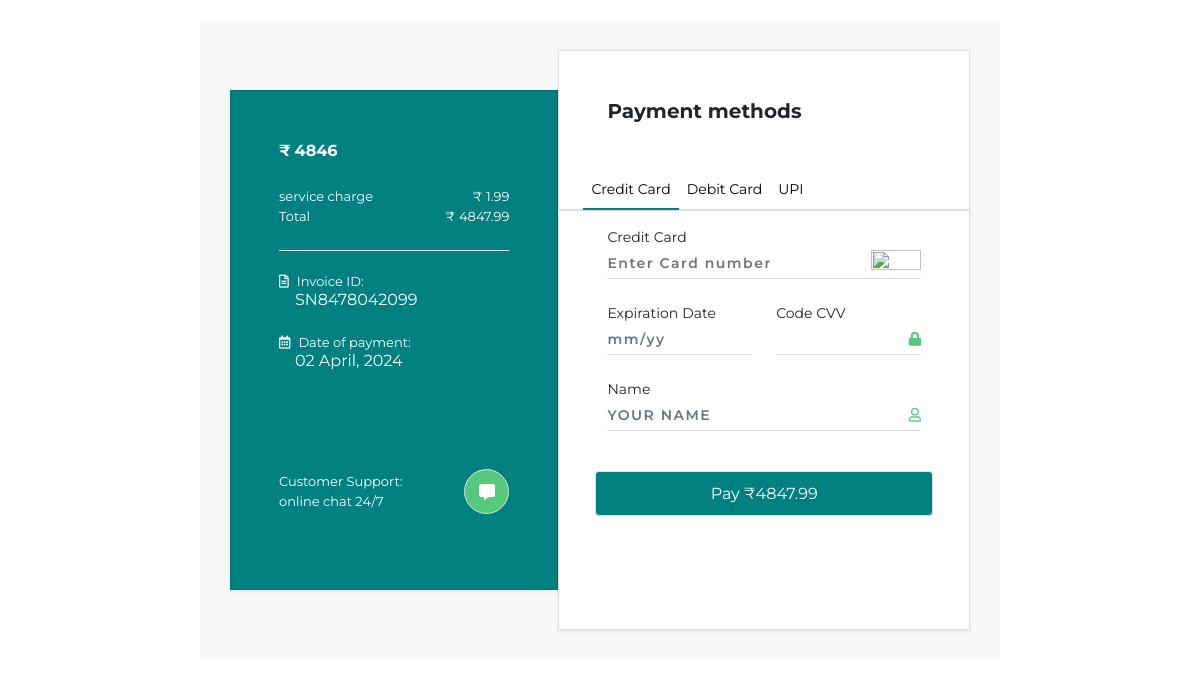
The page /onlinepay.php?oid=76 on the database as committed earlier.
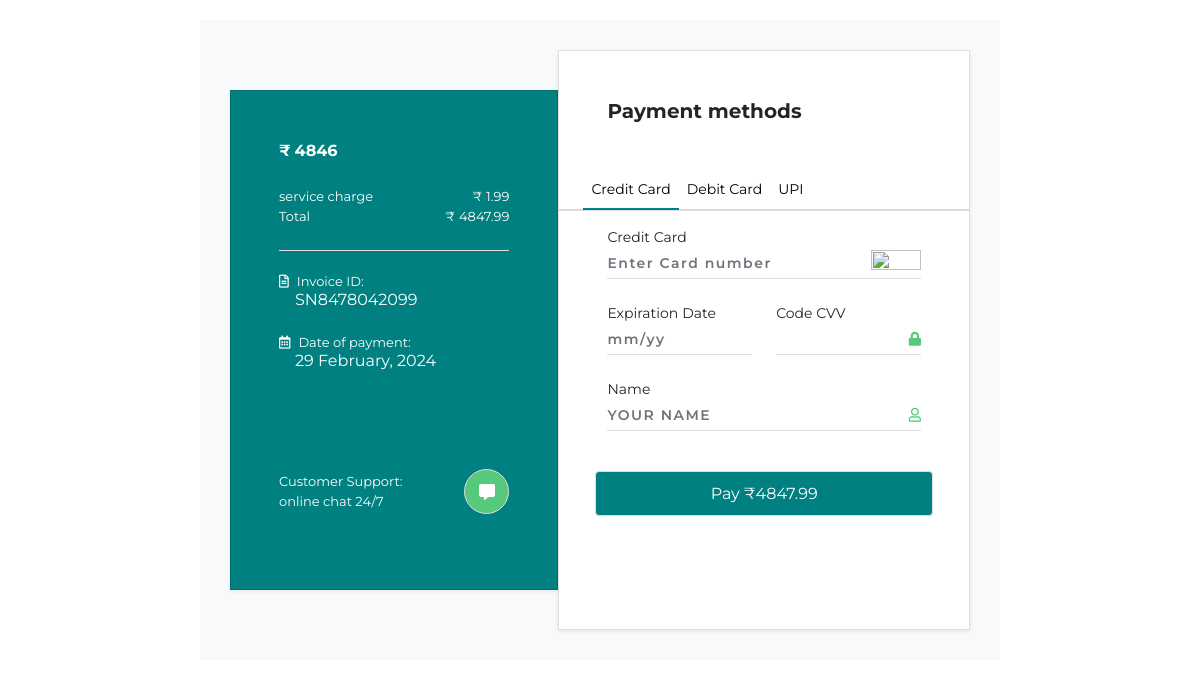
The same page on the database as committed later.
### tables this page shows
CREATE TABLE `order_tbl` (
  `order_id` int(3) NOT NULL,
  `user_id` int(5) NOT NULL,
  `order_date` date NOT NULL DEFAULT current_timestamp(),
  `order_status` varchar(15) NOT NULL,
  `order_amount` int(6) NOT NULL,
  `discount` int(4) NOT NULL,
  `fname` varchar(10) NOT NULL,
  `lname` varchar(20) NOT NULL,
  `mobile` bigint(11) NOT NULL,
  `email` varchar(50) NOT NULL,
  `shipping_address` text NOT NULL,
  `shipping_status` varchar(15) NOT NULL
);

### onlinepay.php (the view, shortened to what the changed rows need)
<!DOCTYPE html>
<html lang="en">
<head>
    <link rel="stylesheet" href="https://cdn.jsdelivr.net/npm/bootstrap@5.0.1/dist/css/bootstrap.min.css">
    <link rel="stylesheet" href="https://cdn.jsdelivr.net/npm/bootstrap@5.0.1/dist/js/bootstrap.bundle.min.js">
    <link rel="stylesheet" href="https://cdnjs.cloudflare.com/ajax/libs/jquery/3.2.1/jquery.min.js">
    <link rel="stylesheet" href="https://use.fontawesome.com/releases/v5.7.2/css/all.css">
</head>
<?php
include 'connection.php';
if(isset($_GET['oid'])){
    $oid=$_GET['oid'];
}
?>
<body>
    <?php
    if(isset($_GET['oid'])){
    $sql="SELECT * FROM `order_tbl` WHERE order_id='$oid'";
    $result=$conn->query($sql);
    $row=$result->fetch_assoc();
    ?>
    <div class="container bg-light d-md-flex align-items-center">
        <div class="card box1 shadow-sm p-md-5 p-md-5 p-4">
            <div class="fw-bolder mb-4"><span >&#8377;</span><span class="ps-1"><?php echo $row['order_amount']; ?></span></div>
            <div class="d-flex flex-column">
                <div class="d-flex align-items-center justify-content-between text"> <span class="">service charge</span>
                    <span >&#8377;<span class="ps-1">1.99</span></span>
                </div>
                <div class="d-flex align-items-center justify-content-between text mb-4"> <span>Total</span> <span
                        >&#8377;<span class="ps-1"><?php echo ($row['order_amount']+1.99); ?></span></span> </div>
                <div class="border-bottom mb-4"></div>
                <div class="d-flex flex-column mb-4"> <span class="far fa-file-alt text"><span class="ps-2">Invoice
                            ID:</span></span> <span class="ps-3">SN8478042099</span> </div>
                <div class="d-flex flex-column mb-5"> <span class="far fa-calendar-alt text"><span class="ps-2">Date of
                            payment:</span></span> <span class="ps-3"><?php
                                    $currentDate = $row['order_date'];
                                    $timestamp2 = strtotime($currentDate);
                                    $formattedDate2 = date("d F, Y", $timestamp2);
                                    echo $formattedDate2;
                              ?></span> </div>
                <div class="d-flex align-items-center justify-content-between text mt-5">
                    <div class="d-flex flex-column text"> <span>Customer Support:</span> <span>online chat 24/7</span>
                    </div>
                    <div class="btn btn-primary rounded-circle"><span class="fas fa-comment-alt"></span></div>
                </div>
            </div>
        </div>
        <div class="card box2 shadow-sm">
            <div class="d-flex align-items-center justify-content-between p-md-5 p-4"> <span
                    class="h5 fw-bold m-0">Payment methods</span>
                <div class="btn btn-primary bar">
                </div>
            </div>
            <ul class="nav nav-tabs mb-3 px-md-4 px-2">
                <li class="nav-item"> <a class="nav-link px-2 active credit" aria-current="page" href="#" id="credit" onclick="filterSelection('credit')">Credit Card</a> </li>
                <li class="nav-item"> <a class="nav-link px-2 debit" href="#" id="Debit" onclick="filterSelection('debit')">Debit Card</a> </li>
                <li class="nav-item"> <a class="nav-link px-2 upi" href="#" id="upi" onclick="filterSelection('upi')">UPI</a> </li>
            </ul>
            <div class="creditcrd filterdiv credit show">
            <form id="paymentFormCredit" action="#">
                <div class="row">
                    <div class="col-12">
                        <div class="d-flex flex-column px-md-5 px-4 mb-4"> <span>Credit Card</span>
                            <div class="inputWithIcon"> <input class="form-control" type="text"
                                    placeholder="Enter Card number" maxlength="16" minlength="16" required> <span class=""> <img
                                        src="https://www.freepnglogos.com/uploads/mastercard-png/mastercard-logo-logok-15.png"
                                        alt=""></span> </div>
                        </div>
                    </div>
                    <div class="col-md-6">
                        <div class="d-flex flex-column ps-md-5 px-md-0 px-4 mb-4"> <span>Expiration<span
                                    class="ps-1">Date</span></span>
                            <div class="inputWithIcon"> <input type="text" class="form-control" placeholder="mm/yy" required>
                             </div>
                        </div>
                    </div>
                    <div class="col-md-6">
                        <div class="d-flex flex-column pe-md-5 px-md-0 px-4 mb-4"> <span>Code CVV</span>
                            <div class="inputWithIcon"> <input type="password" class="form-control" maxlength="3" minlength="3" required> <span
                                    class="fas fa-lock"></span> </div>
                        </div>
                    </div>
                    <div class="col-12">
                        <div class="d-flex flex-column px-md-5 px-4 mb-4"> <span>Name</span>
                            <div class="inputWithIcon"> <input class="form-control text-uppercase" type="text"
                                    placeholder="Your name " required> <span class="far fa-user"></span> </div>
                        </div>
                    </div>
                    <div class="col-12 px-md-5 px-4 mt-3">
                        <div class="btn submit btn-primary w-100" onclick="myFunction('paymentFormCredit')">Pay &#8377;<?php echo ($row['order_amount']+1.99); ?> </div>
                    </div>
                </div>
            </form>
            </div>
        </div>
    </div>
    <?php
}
?>
</body>
</html>

Rows that differ between the two databases and show on the page:
changed order_tbl: order_date "02 April, 2024" → "29 February, 2024"
